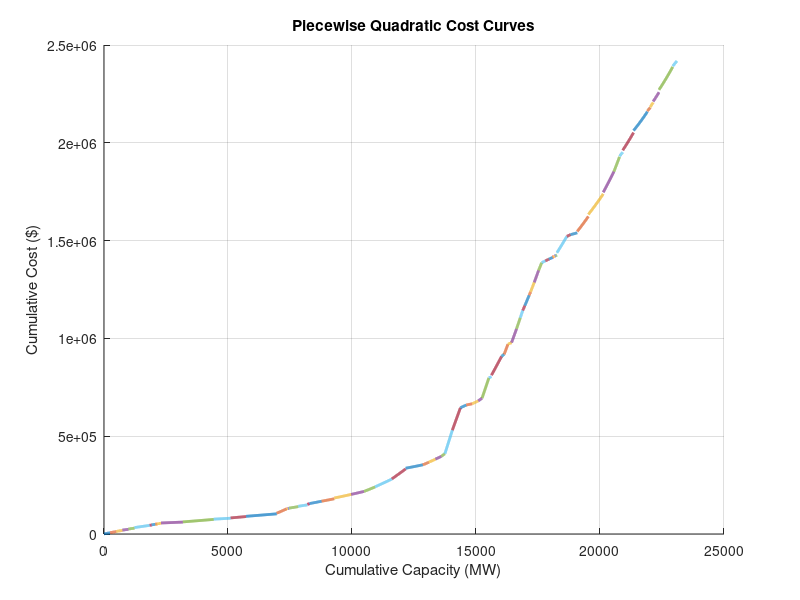
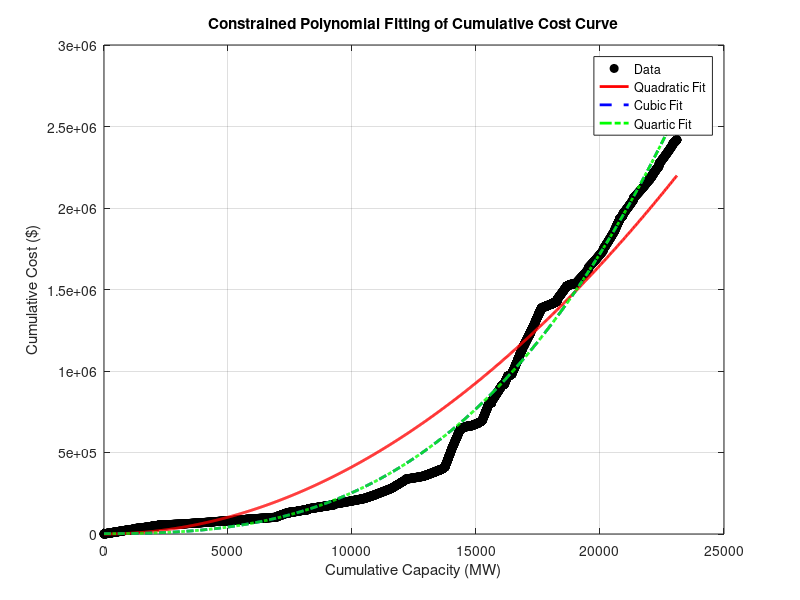

Recreate these plots in MATLAB, in order.
%@Create Time    : 2024/4/15
%@Author  : Ning Qi nq2716@columbia.edu
%@File    : piecewise_quadratic.m
%@Description : This is the code for fitting generator function
load data.mat

data = [data_generator(:,1),data_generator(:,8),data_generator(:,9),data_generator(:,10)];

% 按照二次系数从大到小排序
sortedData = sortrows(data, [4, 3, 2, -1]);


% 初始化累积容量和累积成本数组
all_P_shifted = [];
all_Cost = [];
cumulative_capacity = 0;

% 用于绘图的设置
figure;
hold on; % 允许在同一图形上绘制多个曲线
grid on;
xlabel('Cumulative Capacity (MW)');
ylabel('Cumulative Cost ($)');

% 遍历每个发电机，绘制其成本曲线
for i = 1:size(sortedData, 1)
    capacity = sortedData(i, 1);
    const = sortedData(i, 2);
    linear = sortedData(i, 3);
    quadratic = sortedData(i, 4);
    
    % 生成当前机组的功率范围
    P = linspace(0, capacity, 100);
    % 计算成本
    Cost = quadratic * P.^2 + linear * P + const;
    
    % 累积容量并调整横坐标
    P_shifted = P + cumulative_capacity;
    
    % 累积成本计算：当前机组的成本加上之前的累积成本
    if i > 1
        Cost = Cost + all_Cost(end);
    end
    
    % 绘制当前机组的成本曲线
    plot(P_shifted, Cost, 'LineWidth', 2);
    
    % 更新数据集合
    all_P_shifted = [all_P_shifted, P_shifted];
    all_Cost = [all_Cost, Cost];
    
    % 更新累积容量
    cumulative_capacity = cumulative_capacity + capacity;
end

% 图例和标题
title('Piecewise Quadratic Cost Curves');
%legend(arrayfun(@(i) sprintf('Generator %d', i), 1:size(data, 1), 'UniformOutput', false), 'Location', 'northwest');
hold off;

% 保存数据
save('generator_data.mat', 'all_P_shifted', 'all_Cost');

% 加载数据（如果之后需要）
% load('generator_data.mat', 'all_P_shifted', 'all_Cost');

% 定义二次、三次和四次模型函数
quadModel = @(b, x) b(1) * x.^2 + b(2) * x + b(3);
cubicModel = @(b, x) b(1) * x.^3 + b(2) * x.^2 + b(3) * x + b(4);
quarticModel = @(b, x) b(1) * x.^4 + b(2) * x.^3 + b(3) * x.^2 + b(4) * x + b(5);

% 初始猜测
initialGuessQuad = [0.0001, 0.1, 200];
initialGuessCubic = [0, 0.0001, 0.1, 200];
initialGuessQuartic = [0, 0, 0.0001, 0.1, 200];

% 设置非负约束
lb = zeros(size(initialGuessQuartic));  % 最小值设为0

% 使用 lsqcurvefit 进行拟合
options = optimset('Display', 'off');
bQuad = lsqcurvefit(quadModel, initialGuessQuad, all_P_shifted, all_Cost, lb(1:3), [], options);
bCubic = lsqcurvefit(cubicModel, initialGuessCubic, all_P_shifted, all_Cost, lb(1:4), [], options);
bQuartic = lsqcurvefit(quarticModel, initialGuessQuartic, all_P_shifted, all_Cost, lb, [], options);

% 计算拟合曲线的值
P_fit = linspace(min(all_P_shifted), max(all_P_shifted), 1000);
fitQuad = quadModel(bQuad, P_fit);
fitCubic = cubicModel(bCubic, P_fit);
fitQuartic = quarticModel(bQuartic, P_fit);

% 绘制原始数据点和拟合曲线
figure;
plot(all_P_shifted, all_Cost, 'ko', 'MarkerFaceColor', 'k');  % 原始数据点
hold on;
plot(P_fit, fitQuad, 'r-', 'LineWidth', 2);  % 二次拟合
plot(P_fit, fitCubic, 'b--', 'LineWidth', 2);  % 三次拟合
plot(P_fit, fitQuartic, 'g-.', 'LineWidth', 2);  % 四次拟合
xlabel('Cumulative Capacity (MW)');
ylabel('Cumulative Cost ($)');
title('Constrained Polynomial Fitting of Cumulative Cost Curve');
legend('Data', 'Quadratic Fit', 'Cubic Fit', 'Quartic Fit', 'Location', 'best');
grid on;
hold off;









